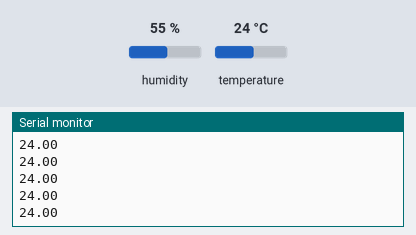
The sketch below on a simulated ESP32. Shown: the last lines printed to the serial monitor. The inputs (shaded band) are chosen by the test bench; at power-on: temperature 24 °C, humidity 55 %. WiFi joins after 1.5 s; servers stay silent unless stated.

Above: at 3.0 s.
3.1 s: temperature set to 12 °C
At 4.0 s:
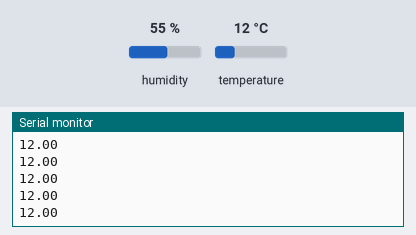
5.8 s: temperature set to 19 °C
At 6.3 s:
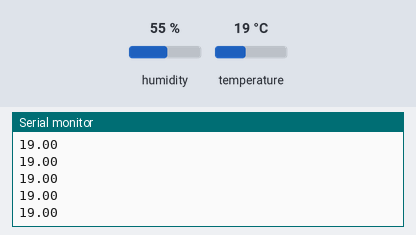
Timing chart, 0 to 8.8 s (numbered marks = the images above; inputs shaded):
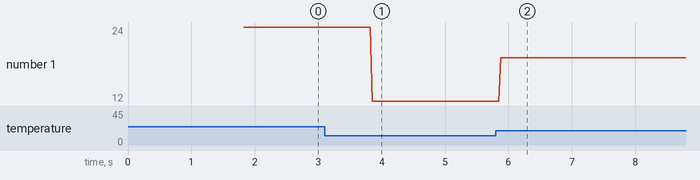

The sketch:

Exercise5-sendAlertBlynk.ino
```cpp
#define BLYNK_PRINT Serial
#define BLYNK_TEMPLATE_ID "TMPL62SWPsCwZ"
#define BLYNK_TEMPLATE_NAME "Sensor Monitoring"
#define BLYNK_AUTH_TOKEN "R_37n65FWiU03xpg_gbLxDFF2_JUI28s"

#define DHTPIN 32
#define DHTTYPE DHT11

#include <WiFi.h>
#include <WiFiClient.h>
#include <BlynkSimpleEsp32.h>
#include "DHT.h"

// WiFi credentials
char ssid[] = "Ws-Eletronika";
char pass[] = "@bpvppdg25";

const int intervalSend = 1000;
int currentTime = 0;

// DHT sensor object
DHT dht(DHTPIN, DHTTYPE);


void setup() {
  Serial.begin(9600);

  // Uncomment this to enable Blynk connection
  Blynk.begin(BLYNK_AUTH_TOKEN, ssid, pass);

  // Initialize DHT sensor
  dht.begin();
}

void loop() {

  // Read sensor data
  float temperature = dht.readTemperature();

  if (millis() - currentTime >= intervalSend) {
    // Send data to Blynk app

    if (temperature > 38) {
      Blynk.virtualWrite(V4, 1);
      Blynk.virtualWrite(V5, "Tolong!!!");
    } else {
      Blynk.virtualWrite(V4, 0);
      Blynk.virtualWrite(V5, "         ");
    }

    currentTime = millis();
  }
  Serial.println(temperature);
}
```

Measured:
- after the input at 3.1 s, the serial monitor: prints a new line after 0.75 s (image 1)
- after the input at 5.8 s, the serial monitor: prints a new line after 0.08 s (image 2)
- plotted number 1: 24 → 12 after the input at 3.1 s, 12 → 19 after the input at 5.8 s
